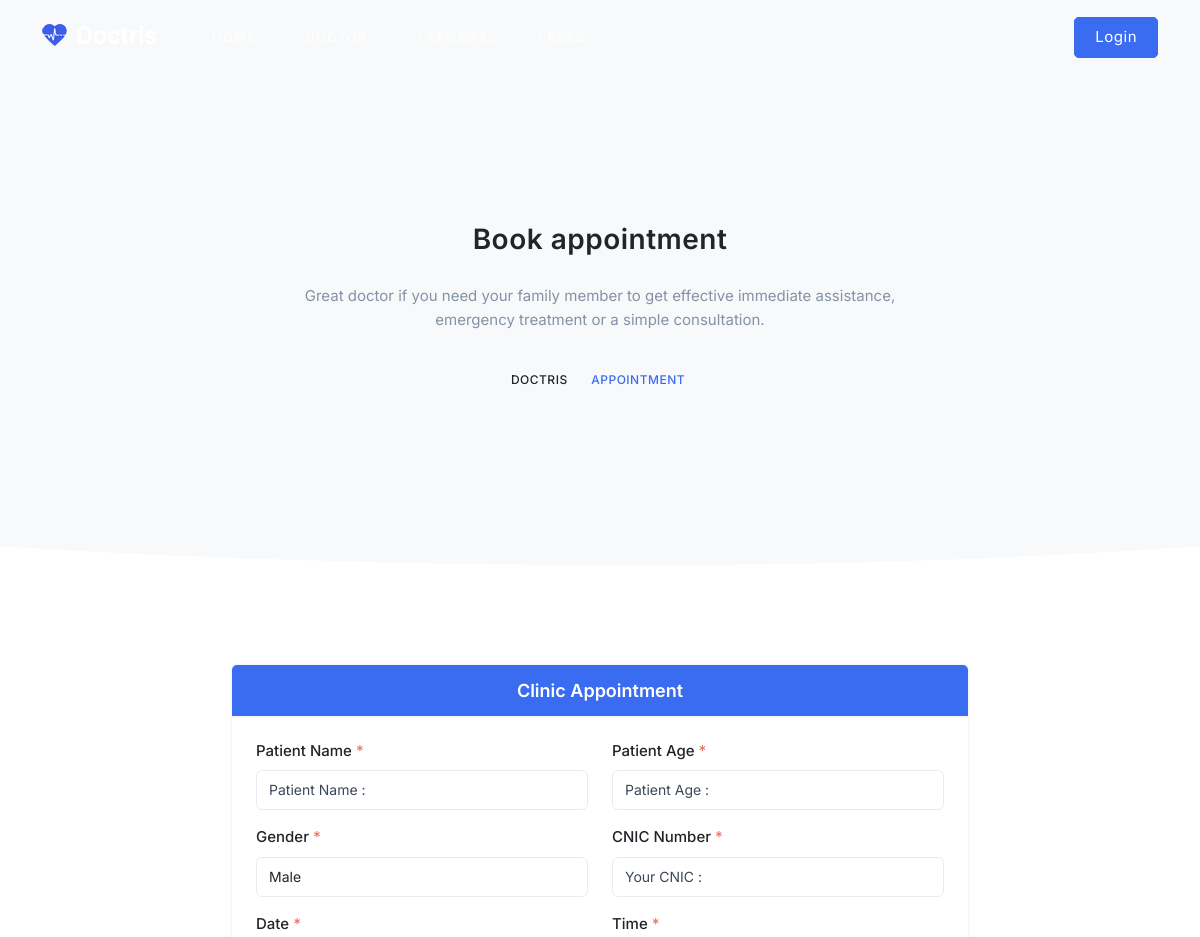
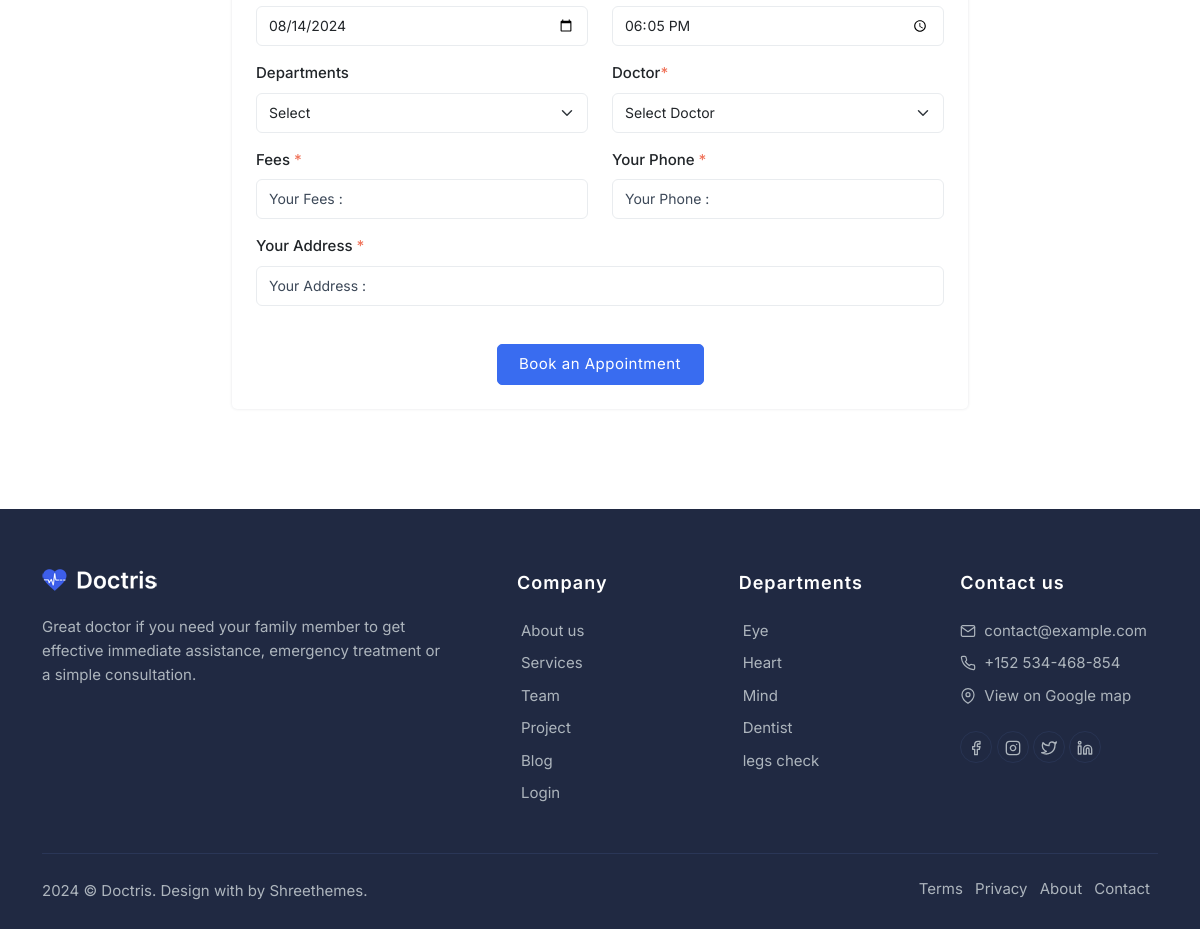
Page /booking-appointment on the committed database (2 pictures, top to bottom).
### tables this page shows
CREATE TABLE IF NOT EXISTS `services` (
  `sr_id` int(11) NOT NULL AUTO_INCREMENT,
  `image` varchar(255) NOT NULL,
  `department` varchar(11) NOT NULL,
  `content` varchar(122) NOT NULL,
  PRIMARY KEY (`sr_id`)
);

### application/views/booking-appointment.php (the view, shortened to what the rows shown need)
<!doctype html>
<html lang="en" dir="ltr">
<head>
        <?php include 'includes/head.php'?>
    </head>
    <body>
        <?php include 'includes/footer.php'?>
    </body>
</html>

### application/views/includes/footer.php (shortened to what the rows shown need)
<footer class="">
            <div class="container">
                <div class="row">
                    <div class="col-xl-7 col-lg-8 col-md-12">
                        <div class="row">
                            <div class="col-md-4 col-12 mt-4 mt-sm-0 pt-2 pt-sm-0">
                                <ul class="list-unstyled footer-list mt-4">
                                    <?php if(isset($services)) {
                                        foreach($services as $item)
                                        {?>
                                    <li><a href="<?=base_url('pharmacy-departments')?>" class="text-foot"><i class="mdi mdi-chevron-right me-1"></i> <?=$item['department']?></a></li>
                                       <?php } } ?>
                                </ul>
                            </div>
                        </div>
                    </div>
                </div>
            </div>
        </footer>

### rows in the picture
services: department "Eye"
services: department "Heart"
services: department "Mind"
services: department "Dentist"
services: department "legs check"
